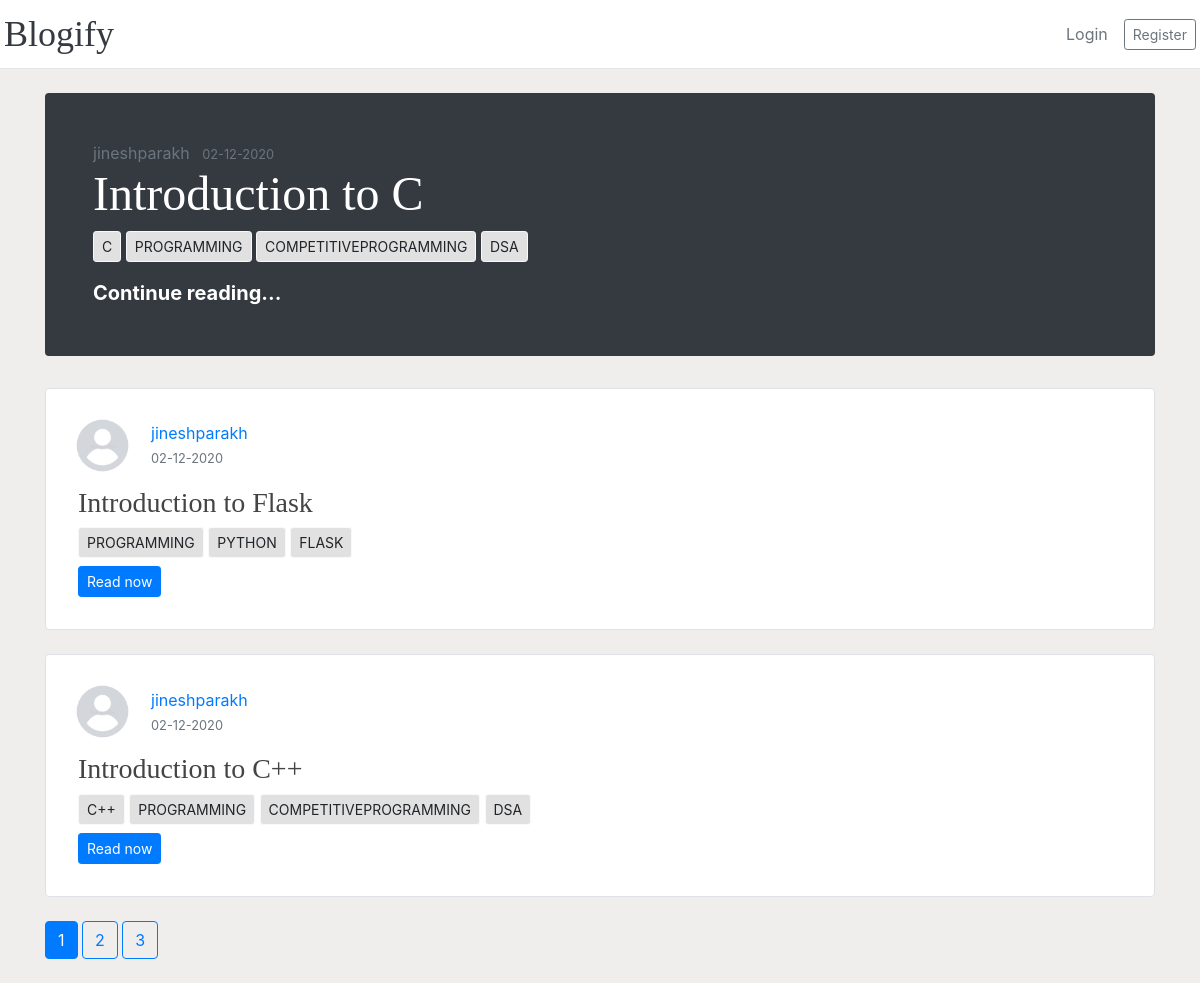
The page /home on the database its author committed.
### app/models.py (models this page shows, shortened)
class User(db.Model, UserMixin):
    id=db.Column(db.Integer, primary_key=True)
    username=db.Column(db.String(20), unique=True,nullable=False)
    email=db.Column(db.String(120), unique=True,nullable=False)
    image_file=db.Column(db.String(20), nullable=False,default='default.jpeg')
    password=db.Column(db.String(60), nullable=False)
    posts=db.relationship('Post', backref='author', lazy=True)

class Post(db.Model):
    id=db.Column(db.Integer, primary_key=True)
    title=db.Column(db.String(100), nullable=False)
    created_at=db.Column(db.DateTime, nullable=False, default=datetime.utcnow)
    updated_at=db.Column(db.DateTime, nullable=False, default=datetime.utcnow)
    content=db.Column(db.Text, nullable=False)
    user_id=db.Column(db.Integer, db.ForeignKey('user.id'), nullable=False)
    tags = db.relationship('Tag', secondary='post_tag', lazy='dynamic', back_populates='posts')

class Tag(db.Model):
    id=db.Column(db.Integer, primary_key=True)
    value=db.Column(db.String(100), nullable=False, unique=True)
    posts = db.relationship('Post', secondary='post_tag', lazy='dynamic', back_populates='tags')

### app/main/routes.py (the view)
@main.route('/')
@main.route('/home')
def home():
    page=request.args.get('page', default=1, type=int)
    posts=Post.query.order_by(Post.created_at.desc()).paginate(per_page=3, page=page)
    featPost = []
    if len(posts.items) > 0:
      featPost = posts.items[0]
    return render_template('home.html', posts=posts, featPost = featPost)

### app/templates/home.html (shortened to what this page needs)
{%extends 'layout.html'%}
{%block body%}
{%if featPost %}
  <div class="jumbotron p-4 p-md-5 text-white rounded bg-dark mt-4">
  	<div class="col-md-12 px-0">
  		<a
  			class="mr-2 text-secondary"
  			href="{{url_for('users.user_posts',post_id=featPost.id, username=featPost.author.username)}}"
  			>{{ featPost.author.username }}</a
  		>
  		<small class="text-muted" href="#"
  			>{{ featPost.created_at.strftime('%d-%m-%Y') }}</small
  		>
  		<h1 class="display-4 text-white">
  			<a
  				href="{{url_for('posts.post', post_id=featPost.id)}}"
  				class="text-white"
  				>{{ featPost.title }}</a
  			>
      </h1>
      {%if featPost.tags %}
        {% for tag in featPost.tags %}
          <a href="{{url_for('tags.searchPostsViaTag', selectedTag=tag.value)}}" class="btn btn-light btn-sm">{{tag.value}}</a>
        {%endfor%}
      {%endif%}
  		<a
  			href="{{url_for('posts.post', post_id=featPost.id)}}"
  			class="text-white font-weight-bold lead"
  			>Continue reading...</a
  		>
  	</div>
  </div>
{%elif  current_user.is_authenticated%}
  <div class="alert alert-light my-5 text-center">
    <h1 class="">No Posts To Show!</h1>
    <h4>Want to express yourself by posting?</h4>
  	<a href="{{url_for('posts.new_post')}}" class="text-white text-wrap btn btn-primary  btn-lg">Post now!</a>
  </div>
{%endif%}
{%if posts.items is iterable %}
  {% for post in range(1, posts.items | length) %}
    <div class="row no-gutters border rounded overflow-hidden flex-md-row mb-4 h-md-200 position-relative bg-white">
      <div class="col p-4 d-flex flex-column position-static">
        <div class="d-flex align-items-center">
          <img
            src="{{url_for('static',filename='profile_pics/'+posts.items[post].author.image_file)}}"
            alt=""
            class="rounded-circle article-img"
          />
          <div class="media-body">
        		<div class="article-metadata">
        			<a
        				class="mr-2 d-block"
        				href="{{url_for('users.user_posts',post_id=posts.items[post].id, username=posts.items[post].author.username)}}"
        				>{{ posts.items[post].author.username }}</a
        			>
        			<small class="text-muted" href="#"
        				>{{ posts.items[post].created_at.strftime('%d-%m-%Y') }}</small
        			>
            </div>
          </div>
        </div>
        <div class="p-2">
          <h3>{{ posts.items[post].title }}</h3>
          <div class="my-2">
            {%if posts.items[post].tags %}
              {% for tag in posts.items[post].tags %}
                <a href="{{url_for('tags.searchPostsViaTag', selectedTag=tag.value)}}" class="btn btn-light btn-sm">{{tag.value}}</a>
              {%endfor%}
            {%endif%}
          </div>
          <a href="{{url_for('posts.post', post_id=posts.items[post].id)}}" class="btn btn-primary btn-sm">Read now</a>
        </div>
      </div>
    </div>
  {%endfor%}
{%endif%}
<div >
	{% for page_num in posts.iter_pages(left_edge=1, right_edge=1, left_current=1,
  right_current=2)%}
  {%if page_num%}
    {%if posts.page==page_num%}
    	<a
    		href="{{url_for('main.home', page=page_num)}}"
    		class="btn btn-primary mb-4 aria-pressed='true'"
    		>{{page_num}}</a
    	>
  	{%else%}
    	<a
    		href="{{url_for('main.home', page=page_num)}}"
    		class="btn btn-outline-primary mb-4"
    		>{{page_num}}</a
    	>
    {%endif%}
  {%else%}
  ...
  {%endif%}
{%endfor%}
</div>
{%endblock%}

### app/static/css/main.css (style rules this page uses)
body { overflow-x: hidden; }
.article-img { height: 65px; width: 65px; margin-right: 16px; }
h1, h2, h3, h4, h5, h6 { color: #444444; font-family: 'Playfair Display', Georgia, 'Times New Roman', serif; }
.display-4 { font-size: 2.5rem; }
@media (min-width: 768px) { .display-4 { font-size: 3rem; } }
.btn-light { background-color: #e1e1e1; }

### rows shown on the page
User: author.username "jineshparakh", image_file (placeholder picture), username "jineshparakh" "jineshparakh"
Post: created_at "02-12-2020", title "Introduction to C"
Tag: value "C"
Tag: value "PROGRAMMING"
Tag: value "COMPETITIVEPROGRAMMING"
Tag: value "DSA"
Post: created_at "02-12-2020", title "Introduction to Flask"
Tag: value "PYTHON"
Tag: value "FLASK"
Post: created_at "02-12-2020", title "Introduction to C++"
Tag: value "C++"

### other values the page prints
{{ page_num }} "1"
{{ page_num }} "2" "3"
